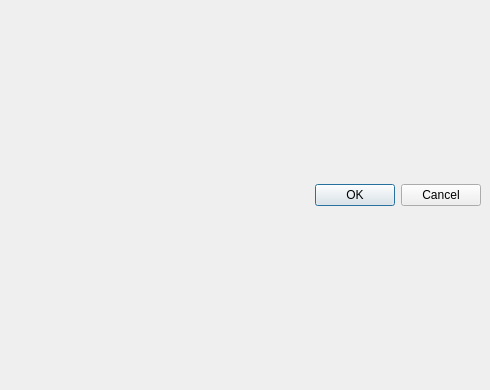
<?xml version="1.0" encoding="UTF-8"?>
<ui version="4.0">
 <class>CandD</class>
 <widget class="QDialog" name="CandD">
  <property name="geometry">
   <rect>
    <x>0</x>
    <y>0</y>
    <width>490</width>
    <height>390</height>
   </rect>
  </property>
  <property name="windowTitle">
   <string>Set Values</string>
  </property>
  <widget class="QWidget" name="verticalLayoutWidget">
   <property name="geometry">
    <rect>
     <x>0</x>
     <y>10</y>
     <width>481</width>
     <height>371</height>
    </rect>
   </property>
   <layout class="QVBoxLayout" name="verticalLayout">
    <item>
     <layout class="QGridLayout" name="gridLayout_2"/>
    </item>
    <item>
     <widget class="QDialogButtonBox" name="buttonBox">
      <property name="standardButtons">
       <set>QDialogButtonBox::Cancel|QDialogButtonBox::Ok</set>
      </property>
     </widget>
    </item>
   </layout>
  </widget>
 </widget>
 <resources>
  <include location="graphics/pics.qrc"/>
 </resources>
 <connections>
  <connection>
   <sender>buttonBox</sender>
   <signal>accepted()</signal>
   <receiver>CandD</receiver>
   <slot>accept()</slot>
   <hints>
    <hint type="sourcelabel">
     <x>240</x>
     <y>366</y>
    </hint>
    <hint type="destinationlabel">
     <x>244</x>
     <y>194</y>
    </hint>
   </hints>
  </connection>
  <connection>
   <sender>buttonBox</sender>
   <signal>rejected()</signal>
   <receiver>CandD</receiver>
   <slot>reject()</slot>
   <hints>
    <hint type="sourcelabel">
     <x>240</x>
     <y>366</y>
    </hint>
    <hint type="destinationlabel">
     <x>244</x>
     <y>194</y>
    </hint>
   </hints>
  </connection>
 </connections>
</ui>
